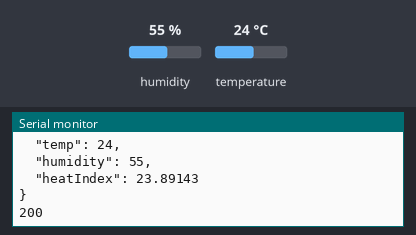
A sketch run on a simulated ESP8266 (NodeMCU). Shown: the last lines printed to the serial monitor. The inputs (shaded band) are chosen by the test bench; at power-on: humidity 55 %, temperature 24 °C. WiFi joins after 1.5 s; servers stay silent unless stated; uploads are accepted with an empty reply.

Above: at 3.2 s.
3.3 s: humidity set to 22 %
At 4.51 s:
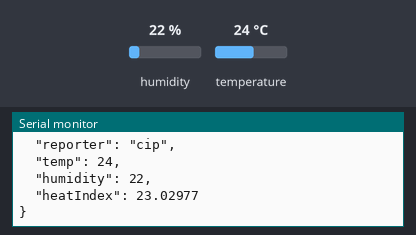
6.3 s: temperature set to 12 °C
At 7.9 s:
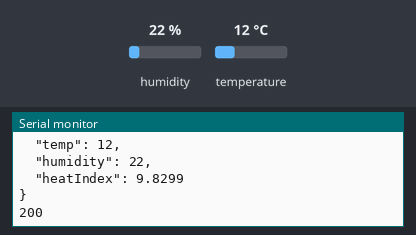
9.3 s: humidity set to 40 %
At 12.2 s:
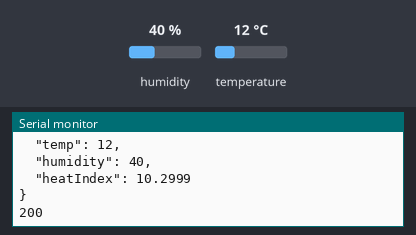
Timing chart, 0 to 13.7 s (numbered marks = the images above; inputs shaded):
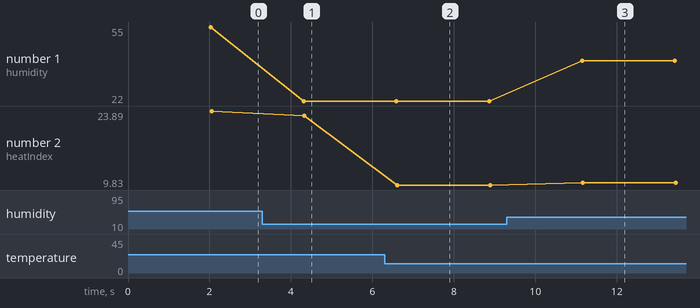

The sketch:

Humidity_Temperature.ino
```cpp
#include <ArduinoJson.h>
#include <DHT.h>
#include <ESP8266WiFi.h>
#include <ESP8266HTTPClient.h>

#define DHTTYPE DHT11
#define DHTPIN D1 // DIGITAL PIN

DHT dht(DHTPIN, DHTTYPE);

const char* ssid = "TP-Link_CA9C";
const char* password = "69025051";
const char* SERVER_URI = "http://192.168.1.217:5000/data";

void setup() {
  Serial.begin(9600);
  dht.begin();
  WiFi.begin(ssid, password);


  while (WiFi.status() != WL_CONNECTED) {
    delay(1000);
    Serial.println("Connecting... ");
  }
}

void loop() {
  static const size_t capacity = JSON_OBJECT_SIZE(6);
  static StaticJsonDocument<capacity> jsonDoc;

  float humid = dht.readHumidity();
  float temp = dht.readTemperature();

  if (isnan(humid) || isnan(temp)) {
    Serial.println("Failed to read from DHT sensor!");
    return;
  }
  printf("%s\n", SERVER_URI);

  // Compute heat index in Celsius (isFahreheit = false)
  float heatIndex = dht.computeHeatIndex(temp, humid, false);

  jsonDoc["reporter"] = "cip";
  jsonDoc["temp"] = temp;
  jsonDoc["humidity"] = humid;
  jsonDoc["heatIndex"] = heatIndex;

  printJsonToSerial(jsonDoc);
  sendJsonToServer(jsonDoc);

  delay(2000); // Wait a few seconds
}

void printJsonToSerial(JsonDocument& jsonDoc) {
  String jsonString;
  serializeJsonPretty(jsonDoc, jsonString);
  Serial.println(jsonString);

}

void sendJsonToServer(JsonDocument& jsonDoc) {
  static HTTPClient http;
  WiFiClient wifiClient;
  String jsonString;
  serializeJson(jsonDoc, jsonString);

  http.begin(wifiClient, SERVER_URI);
  http.addHeader("Content-Type", "application/json");

  int httpResponseCode = http.POST(jsonString);

  if (httpResponseCode > 0) {
    String response = http.getString();
    Serial.println(httpResponseCode);
    Serial.println(response);
  } else {
    Serial.println("Error sending POST request");
  }
  http.end();
}
```

Measured:
- after the input at 3.3 s, the serial monitor: prints a new line after 1.0 s (image 1)
- after the input at 6.3 s, the serial monitor: prints a new line after 0.29 s (image 2)
- after the input at 9.3 s, the serial monitor: prints a new line after 1.8 s (image 3)
- plotted number 1: 55 → 22 after the input at 3.3 s, 22 → 40 after the input at 9.3 s
- plotted number 2: 23.89 → 23.03 after the input at 3.3 s, 23.03 → 9.83 after the input at 6.3 s, 9.83 → 10.3 after the input at 9.3 s
